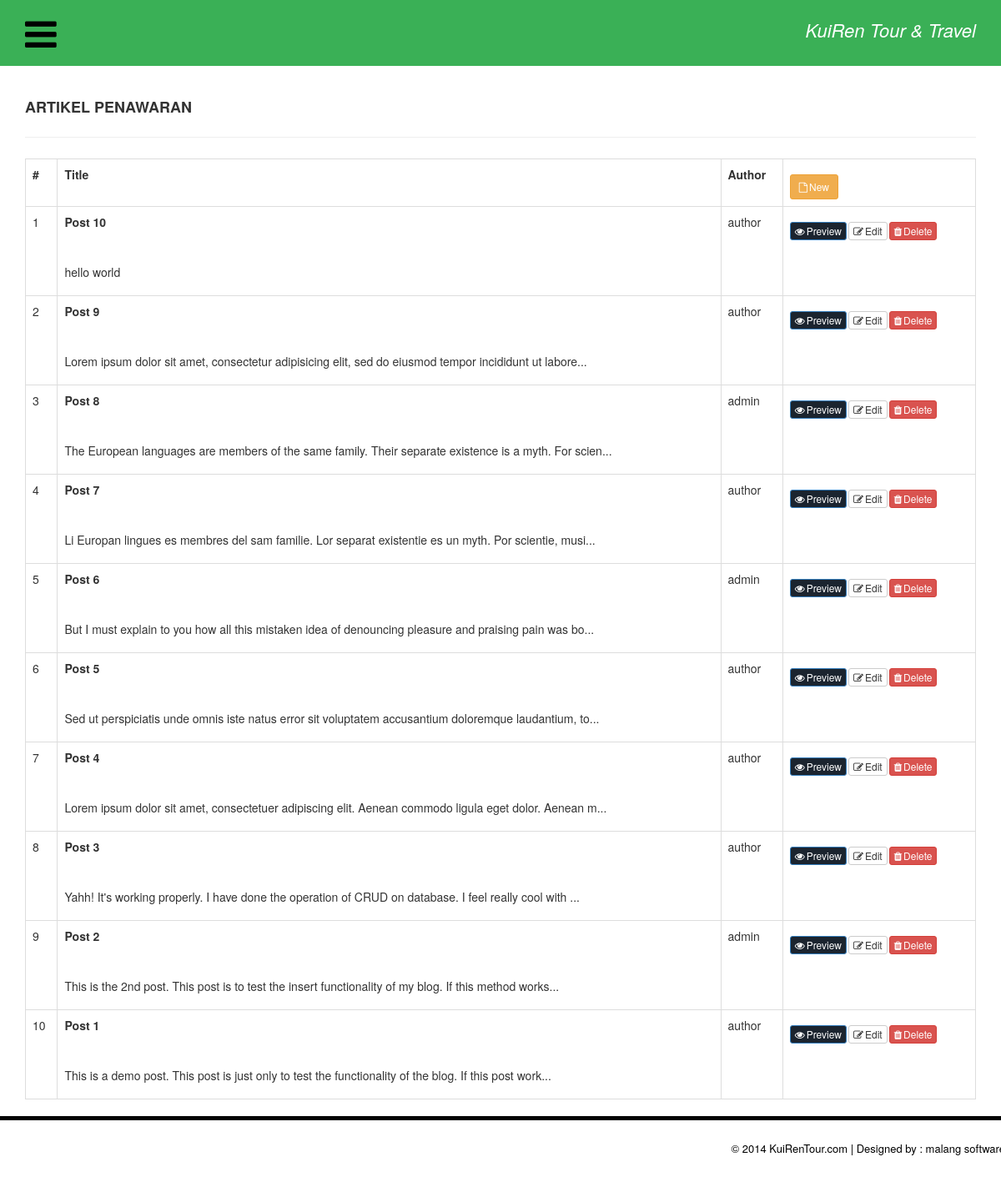
Before: /index.php/admin/browseoffers with the older database file.
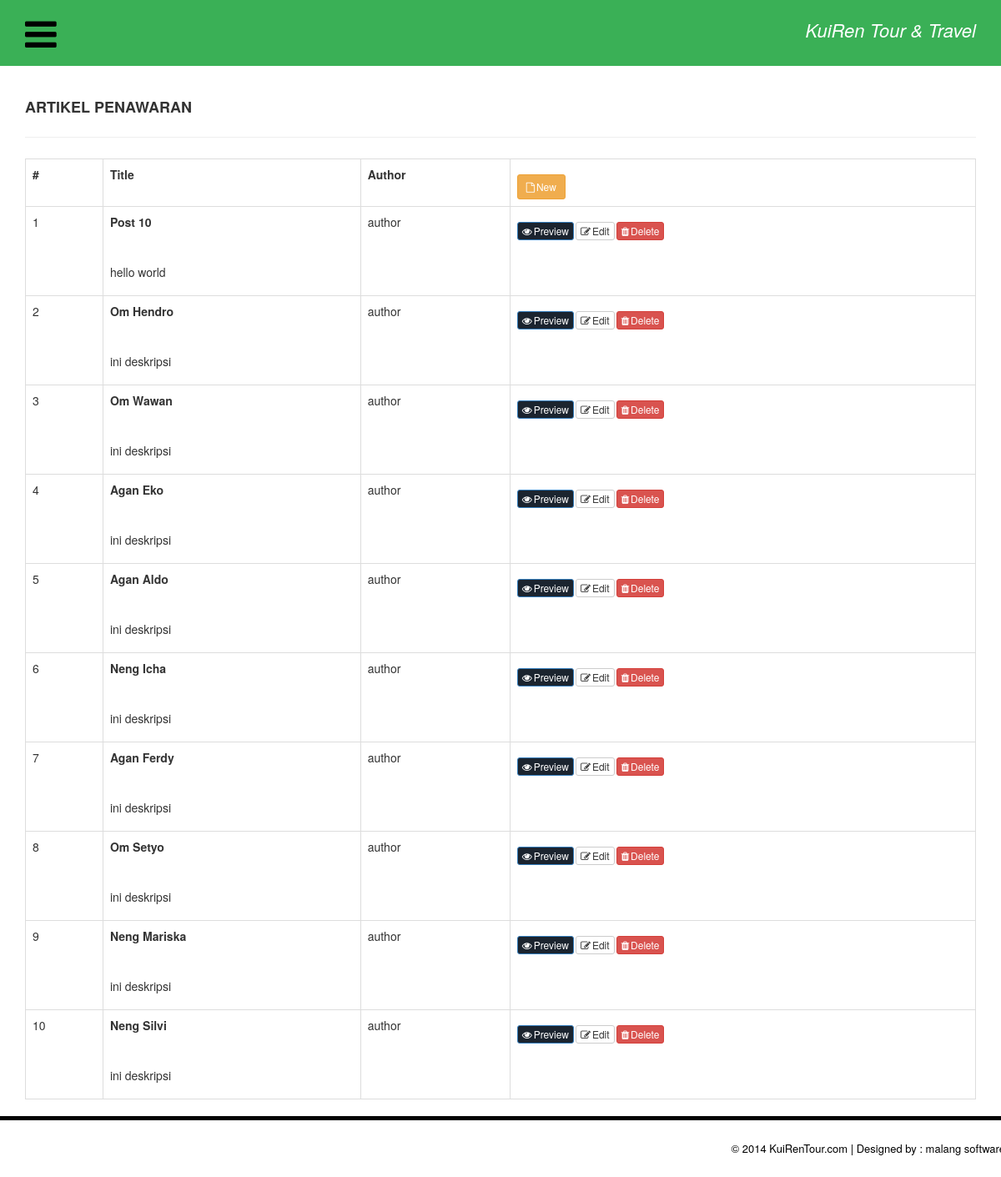
After: the same page with the newer database file.
### tables this page shows
CREATE TABLE `posts` (
  `post_id` int(11) NOT NULL,
  `post_title` varchar(255) NOT NULL,
  `post_slug` varchar(200) NOT NULL,
  `post` text NOT NULL,
  `active` int(11) NOT NULL,
  `date_added` timestamp NOT NULL DEFAULT CURRENT_TIMESTAMP,
  `user_id` int(11) NOT NULL,
  `category_id` int(11) NOT NULL
);

CREATE TABLE `users` (
  `user_id` int(4) NOT NULL,
  `email` varchar(255) NOT NULL,
  `username` varchar(255) NOT NULL,
  `password` varchar(255) NOT NULL,
  `user_type` enum('admin','author','user') NOT NULL
);

### application/controllers/AdminController.php (called while the page is built, shortened)
<?php
class AdminController extends CI_Controller {
	public function loadView($view, $bdata=[], $hdata=[], $fdata=[]){
		$this->load->view('admin/templates/header', $hdata);
		$this->load->view('admin/'.$view, $bdata);
		$this->load->view('admin/templates/footer', $fdata);
	}
}

### application/controllers/Admin.php (called while the page is built, shortened)
<?php
require_once("AdminController.php");
class Admin extends AdminController {
		function browseoffers(){
	        $data['post'] = $this->offers->get_posts();
			$this->loadView('blogoffers', $data);
		}
}

### index.php (called while the page is built, shortened)
<?php
require_once BASEPATH.'core/CodeIgniter.php';

### application/models/Moffers.php (called while the page is built, shortened)
<?php
class Moffers extends CI_Model
{
    function get_posts($number = 10, $start = 0)
    {
        $this->db->select(['p.*','u.username as author']);
        $this->db->from('posts p');
        $this->db->join('users u','u.user_id = p.user_id','left');
        $this->db->where('active',1);
        $this->db->order_by('date_added','desc');
        $this->db->limit($number, $start);
        $query = $this->db->get();
        return $query->result_array();
    }
}

### application/views/admin/blogoffers.php (the view, shortened to what this page needs)
<div class="content-wrapper">
  <div class="container">
    <div class="row pad-botm">
      <div class="col-md-12">
        <h4 class="header-line">Artikel Penawaran</h4>
      </div>
    </div>
    <div class="row">
        <div class="col-md-12">
            <table class="table table-bordered">
                <tr>
                    <th>#</th>
                    <th>Title</th>
                    <th>Author</th>
                    <th><?=anchor('admin/blogoffers/new','<i class="fa fa-file-o"></i><span class="hidden-xs link">New</span>','class="btn btn-warning btn-sm"')?></th>
                </tr>
                <?php
            if(!isset($post)){
                echo "This page was accessed incorrectly";
            }else{
                ?>
                <?php
                $no = 1;
                foreach($post as $r){
                    ?>
                    <tr>
                        <td><?=$no?></td>
                        <td>
                            <b><?=$r['post_title']?></b><hr>
                            <p><?php
                                echo substr($r['post'],0,100);
                                echo (strlen($r['post']) > 100)?'...':'';
                                ?>
                            </p>
                        </td>
                        <td><?=$r['author']?></td>
                        <td>
                            <?php
                            echo anchor('home/offers/'.$r['post_slug'],'<i class="fa fa-eye"></i><span class="hidden-xs link">Preview</span>','class="btn btn-primary btn-xs" title="Preview"');
                            echo anchor('admin/blogoffer/edit/'.$r['post_slug'],'<i class="fa fa-pencil-square-o"></i><span class="hidden-xs link">Edit</span>','class="btn btn-default btn-xs" title="Edit"');
                            echo anchor('admin/blogoffer/trash/'.$r['post_slug'],'<i class="fa fa-trash"></i><span class="hidden-xs link">Delete</span>','class="btn btn-danger btn-xs" title="Trash"');
                            ?>
                        </td>
                    </tr>
                    <?php
                    $no++;
                }
                ?>
                <?php
            }
                ?>
            </table>
        </div>
    </div>
  </div>
</div>

Changed rows visible on the page:
no longer on this page (row unchanged): posts: post_title "Post 9", post "Lorem ipsum dolor sit amet, consectetur adipisicing elit, sed do eiusmod tempor incididunt ut labore", user.username "author", post_slug "Preview", post_slug "Edit", post_slug "Delete"
no longer on this page (row unchanged): posts: post_title "Post 8", post "The European languages are members of the same family. Their separate existence is a myth. For scien", user.username "admin", post_slug "Preview", post_slug "Edit", post_slug "Delete"
no longer on this page (row unchanged): posts: post_title "Post 7", post "Li Europan lingues es membres del sam familie. Lor separat existentie es un myth. Por scientie, musi", user.username "author", post_slug "Preview", post_slug "Edit", post_slug "Delete"
no longer on this page (row unchanged): posts: post_title "Post 6", post "But I must explain to you how all this mistaken idea of denouncing pleasure and praising pain was bo", user.username "admin", post_slug "Preview", post_slug "Edit", post_slug "Delete"
no longer on this page (row unchanged): posts: post_title "Post 5", post "Sed ut perspiciatis unde omnis iste natus error sit voluptatem accusantium doloremque laudantium, to", user.username "author", post_slug "Preview", post_slug "Edit", post_slug "Delete"
no longer on this page (row unchanged): posts: post_title "Post 4", post "Lorem ipsum dolor sit amet, consectetuer adipiscing elit. Aenean commodo ligula eget dolor. Aenean m", user.username "author", post_slug "Preview", post_slug "Edit", post_slug "Delete"
no longer on this page (row unchanged): posts: post_title "Post 3", post "Yahh! It's working properly. I have done the operation of CRUD on database. I feel really cool with", user.username "author", post_slug "Preview", post_slug "Edit", post_slug "Delete"
no longer on this page (row unchanged): posts: post_title "Post 2", post "This is the 2nd post. This post is to test the insert functionality of my blog. If this method works", user.username "admin", post_slug "Preview", post_slug "Edit", post_slug "Delete"
no longer on this page (row unchanged): posts: post_title "Post 1", post "This is a demo post. This post is just only to test the functionality of the blog. If this post work", user.username "author", post_slug "Preview", post_slug "Edit", post_slug "Delete"
added posts: post_title "Om Hendro", post "ini deskripsi", user.username "author", post_slug "Preview", post_slug "Edit", post_slug "Delete"
added posts: post_title "Om Wawan", post "ini deskripsi", user.username "author", post_slug "Preview", post_slug "Edit", post_slug "Delete"
added posts: post_title "Agan Eko", post "ini deskripsi", user.username "author", post_slug "Preview", post_slug "Edit", post_slug "Delete"
added posts: post_title "Agan Aldo", post "ini deskripsi", user.username "author", post_slug "Preview", post_slug "Edit", post_slug "Delete"
added posts: post_title "Neng Icha", post "ini deskripsi", user.username "author", post_slug "Preview", post_slug "Edit", post_slug "Delete"
added posts: post_title "Agan Ferdy", post "ini deskripsi", user.username "author", post_slug "Preview", post_slug "Edit", post_slug "Delete"
added posts: post_title "Om Setyo", post "ini deskripsi", user.username "author", post_slug "Preview", post_slug "Edit", post_slug "Delete"
added posts: post_title "Neng Mariska", post "ini deskripsi", user.username "author", post_slug "Preview", post_slug "Edit", post_slug "Delete"
added posts: post_title "Neng Silvi", post "ini deskripsi", user.username "author", post_slug "Preview", post_slug "Edit", post_slug "Delete"
